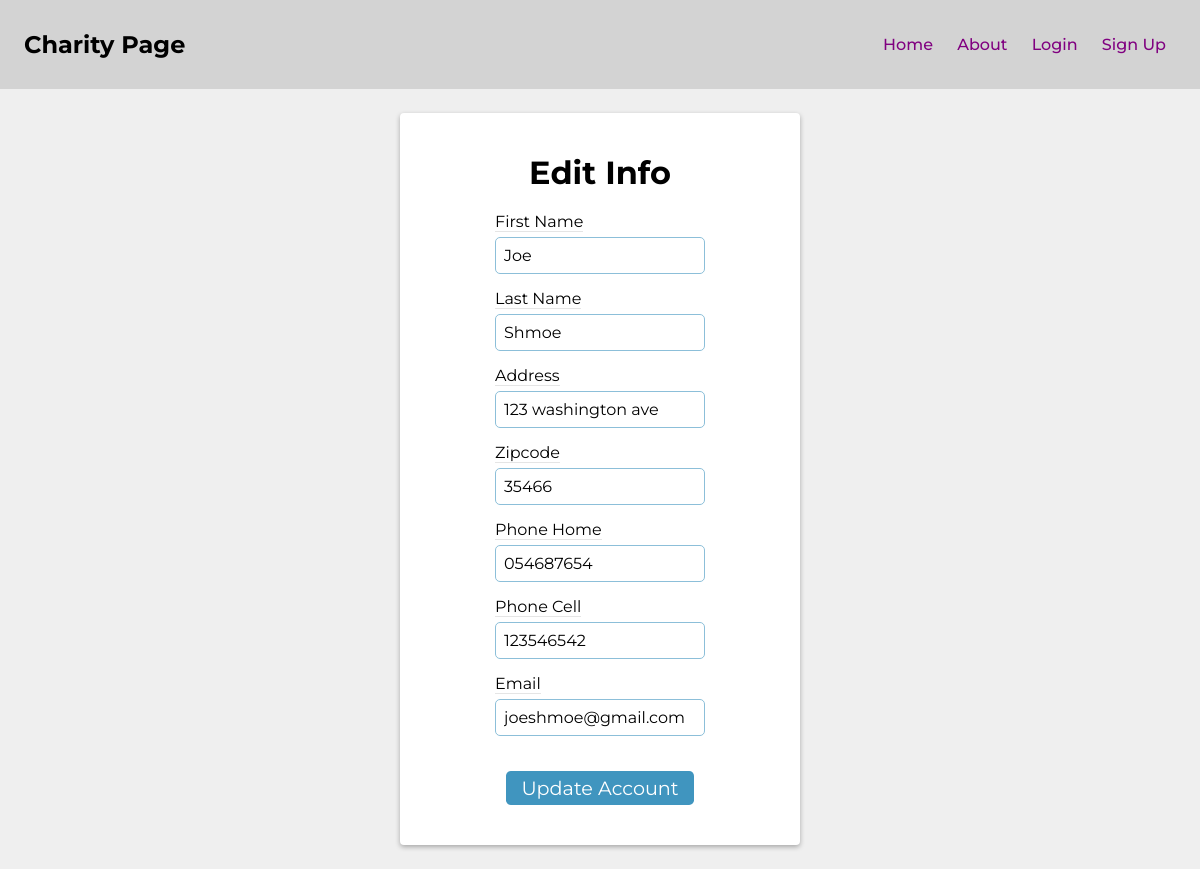
/donor/profile/2/edit_donor_profile, run on the app's committed database.
### app/models.py (models this page shows)
class Donor(db.Model, UserMixin):
    id              = Column(Integer, primary_key=True)
    first_name      = Column(String(64), nullable=False)
    last_name       = Column(String(64), nullable=False)
    address         = Column(String(64), nullable=False)
    zip_code        = Column(String(20), nullable=False)
    phone_home      = Column(String(64))
    phone_cell      = Column(String(64), nullable=False, unique=True)
    email           = Column(String(64), nullable=False, unique=True)
    password        = Column(String(64), nullable=False)
    bank            = Column(String(64))
    account_number  = Column(String(64))
    name_on_account = Column(String(64))
    balance         = Column(Float, default=0)
    auto_replenish  = Column(Boolean, default=False)
    daily_pledges   = Column(Float, default=0)
    admin           = Column(Boolean, default=False)
    receipts        = db.relationship('Receipt', backref='donor', lazy='dynamic')
    pledges         = db.relationship('Pledge', backref='donor', lazy='dynamic')
    donations       = db.relationship('Donation', backref='donor', lazy='dynamic')

### app/donor/routes.py (the view, shortened to what this page needs)
@donor.route('/profile/<donor_id>/edit_donor_profile', methods=('GET', 'POST'))
def edit_donor_profile(donor_id):
    donor = Donor.query.filter_by(id=donor_id).first()
    update_form = UpdateDonorInfoForm()
    return render_template('edit_donor_profile.html',
                           donor=donor,
                           update_form=update_form)

### app/donor/forms.py
class UpdateDonorInfoForm(FlaskForm):
    first_name       = StringField('First Name', validators=[DataRequired()])
    last_name        = StringField('Last Name', validators=[DataRequired()])
    address          = StringField('Address', validators=[DataRequired()])
    zip_code         = StringField('Zipcode', validators=[DataRequired()])
    phone_home       = StringField('Phone Home')
    phone_cell       = StringField('Phone Cell', validators=[DataRequired()])
    email            = EmailField('Email', validators=[DataRequired()])
    password         = PasswordField('Enter a password')
    confirm_password = PasswordField('Confirm your password')
    submit           = SubmitField('Update Account')

### app/donor/templates/edit_donor_profile.html (shortened to what this page needs)
{% extends 'base.html' %}
{% block content %}
<div class="form-card">
    <div class="form-card-body">
        <h1>Edit Info</h1>
        <form method="post" enctype="multipart/form-data">
            {{ update_form.first_name.label }}
            {{ update_form.first_name(value=donor.first_name) }}
            {{ update_form.last_name.label }}
            {{ update_form.last_name(value=donor.last_name) }}
            {{ update_form.address.label }}
            {{ update_form.address(value=donor.address) }}
            {{ update_form.zip_code.label }}
            {{ update_form.zip_code(value=donor.zip_code) }}
            {{ update_form.phone_home.label }}
            {{ update_form.phone_home(value=donor.phone_home) }}
            {{ update_form.phone_cell.label }}
            {{ update_form.phone_cell(value=donor.phone_cell) }}
            {{ update_form.email.label }}
            {{ update_form.email(value=donor.email) }}
            {{ update_form.submit(class='btn-donate btn-submit') }}
        </form>
    </div>
</div>
{% endblock content %}

### app/static/main.css (style rules this page uses)
html { width: 100%; }
* { border:0; margin:0; padding: 0; box-sizing: border-box; font-family: "Montserrat", sans-serif; }
body { background: #EFEFEF; display: flex; flex-direction: column; align-items: center; justify-content: flex-start; }
.btn-donate { border:none; background: hsl(200, 50%, 50%); color: white; border-radius: .25em; padding: .5em .75em; cursor: pointer; }
.form-card, .profile-welcome { background: white; display: flex; flex-direction: column; justify-content: center; align-items: center; width: 100%; max-width: 400px; padding: 20px; height: auto; margin: 1.5rem auto; box-shadow: 0 2px 5px rgba(0, 0, 0, .3); border-radius: .25rem; }
.form-card-body h1 { text-align: center; margin: 20px 0; }
form { display: flex; flex-direction: column; }
form label { border-bottom: 1px solid rgba(0, 0, 0, .1); width: fit-content; }
input, select { border: 1px solid hsl(200, 50%, 70%); border-radius: 5px; padding: .5rem .5rem; font-size: 1rem; margin: 5px 0 15px; }
.btn-submit { margin: 20px auto 20px auto; width: fit-content; padding: 5px 15px; font-size: 1.2em; }

### data on the page
Donor: first_name "Joe", last_name "Shmoe", address "123 washington ave", zip_code "35466", phone_home "054687654", phone_cell "123546542", email "joeshmoe@gmail.com"

### other printed values
{{ update_form.first_name.label }} "First Name"
{{ update_form.last_name.label }} "Last Name"
{{ update_form.address.label }} "Address"
{{ update_form.zip_code.label }} "Zipcode"
{{ update_form.phone_home.label }} "Phone Home"
{{ update_form.phone_cell.label }} "Phone Cell"
{{ update_form.email.label }} "Email"
